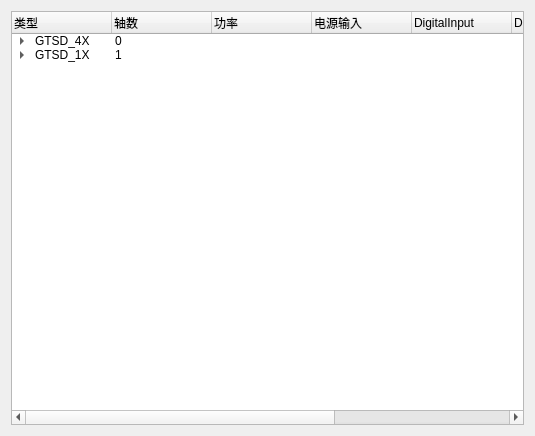
<?xml version="1.0" encoding="UTF-8"?>
<ui version="4.0">
 <class>Form</class>
 <widget class="QWidget" name="Form">
  <property name="geometry">
   <rect>
    <x>0</x>
    <y>0</y>
    <width>535</width>
    <height>436</height>
   </rect>
  </property>
  <property name="windowTitle">
   <string>Form</string>
  </property>
  <layout class="QVBoxLayout" name="verticalLayout">
   <item>
    <widget class="QTreeWidget" name="treeWidget">
     <column>
      <property name="text">
       <string>类型</string>
      </property>
     </column>
     <column>
      <property name="text">
       <string>轴数</string>
      </property>
     </column>
     <column>
      <property name="text">
       <string>功率</string>
      </property>
     </column>
     <column>
      <property name="text">
       <string>电源输入</string>
      </property>
     </column>
     <column>
      <property name="text">
       <string>DigitalInput</string>
      </property>
     </column>
     <column>
      <property name="text">
       <string>DigitalOutput</string>
      </property>
     </column>
     <column>
      <property name="text">
       <string>AnalogInput</string>
      </property>
     </column>
     <column>
      <property name="text">
       <string>AnalogOutput</string>
      </property>
     </column>
     <item>
      <property name="text">
       <string>GTSD_4X</string>
      </property>
      <property name="text">
       <string>0</string>
      </property>
      <item>
       <property name="text">
        <string>GTSD41</string>
       </property>
       <property name="text">
        <string>4</string>
       </property>
       <property name="text">
        <string/>
       </property>
       <property name="text">
        <string/>
       </property>
       <property name="text">
        <string/>
       </property>
       <property name="text">
        <string/>
       </property>
       <property name="text">
        <string/>
       </property>
       <property name="text">
        <string/>
       </property>
       <item>
        <property name="text">
         <string>FirmWare_1.1.9</string>
        </property>
        <property name="text">
         <string>4</string>
        </property>
        <property name="text">
         <string>750W</string>
        </property>
        <property name="text">
         <string>220V两相</string>
        </property>
        <property name="text">
         <string>16</string>
        </property>
        <property name="text">
         <string>16</string>
        </property>
        <property name="text">
         <string>16</string>
        </property>
        <property name="text">
         <string>16</string>
        </property>
       </item>
       <item>
        <property name="text">
         <string>FirmWare_1.2.0</string>
        </property>
        <property name="text">
         <string>4</string>
        </property>
        <property name="text">
         <string>750W</string>
        </property>
        <property name="text">
         <string>220V两相</string>
        </property>
        <property name="text">
         <string>16</string>
        </property>
        <property name="text">
         <string>16</string>
        </property>
        <property name="text">
         <string>16</string>
        </property>
        <property name="text">
         <string>16</string>
        </property>
       </item>
       <item>
        <property name="text">
         <string>FirmWare_1.2.1</string>
        </property>
        <property name="text">
         <string>4</string>
        </property>
        <property name="text">
         <string>750W</string>
        </property>
        <property name="text">
         <string>220V两相</string>
        </property>
        <property name="text">
         <string>16</string>
        </property>
        <property name="text">
         <string>16</string>
        </property>
        <property name="text">
         <string>16</string>
        </property>
        <property name="text">
         <string>16</string>
        </property>
       </item>
      </item>
      <item>
       <property name="text">
        <string>GTSD42</string>
       </property>
       <property name="text">
        <string>4</string>
       </property>
       <property name="text">
        <string/>
       </property>
       <item>
        <property name="text">
         <string>FirmWare_1.0.0</string>
        </property>
        <property name="text">
         <string>4</string>
        </property>
        <property name="text">
         <string>1000W</string>
        </property>
        <property name="text">
         <string>220V三相</string>
        </property>
        <property name="text">
         <string>16</string>
        </property>
        <property name="text">
         <string>16</string>
        </property>
        <property name="text">
         <string>16</string>
        </property>
        <property name="text">
         <string>16</string>
        </property>
       </item>
       <item>
        <property name="text">
         <string>FirmWare_1.0.1</string>
        </property>
        <property name="text">
         <string>4</string>
        </property>
        <property name="text">
         <string>1000W</string>
        </property>
        <property name="text">
         <string>220V两相</string>
        </property>
        <property name="text">
         <string>16</string>
        </property>
        <property name="text">
         <string>16</string>
        </property>
        <property name="text">
         <string>16</string>
        </property>
        <property name="text">
         <string>16</string>
        </property>
       </item>
      </item>
     </item>
     <item>
      <property name="text">
       <string>GTSD_1X</string>
      </property>
      <property name="text">
       <string>1</string>
      </property>
      <item>
       <property name="text">
        <string>GWT-7.5KW</string>
       </property>
       <property name="text">
        <string>1</string>
       </property>
       <item>
        <property name="text">
         <string>FirmWare_1.0.0</string>
        </property>
        <property name="text">
         <string>1</string>
        </property>
       </item>
      </item>
      <item>
       <property name="text">
        <string>GWT-25KW</string>
       </property>
       <property name="text">
        <string>1</string>
       </property>
       <item>
        <property name="text">
         <string>FirmWare_1.0.0</string>
        </property>
        <property name="text">
         <string>1</string>
        </property>
       </item>
      </item>
      <item>
       <property name="text">
        <string>MGMT-7.5KW</string>
       </property>
       <item>
        <property name="text">
         <string>FirmWare_1.0.0</string>
        </property>
        <property name="text">
         <string>1</string>
        </property>
       </item>
      </item>
     </item>
    </widget>
   </item>
  </layout>
 </widget>
 <resources/>
 <connections/>
</ui>
